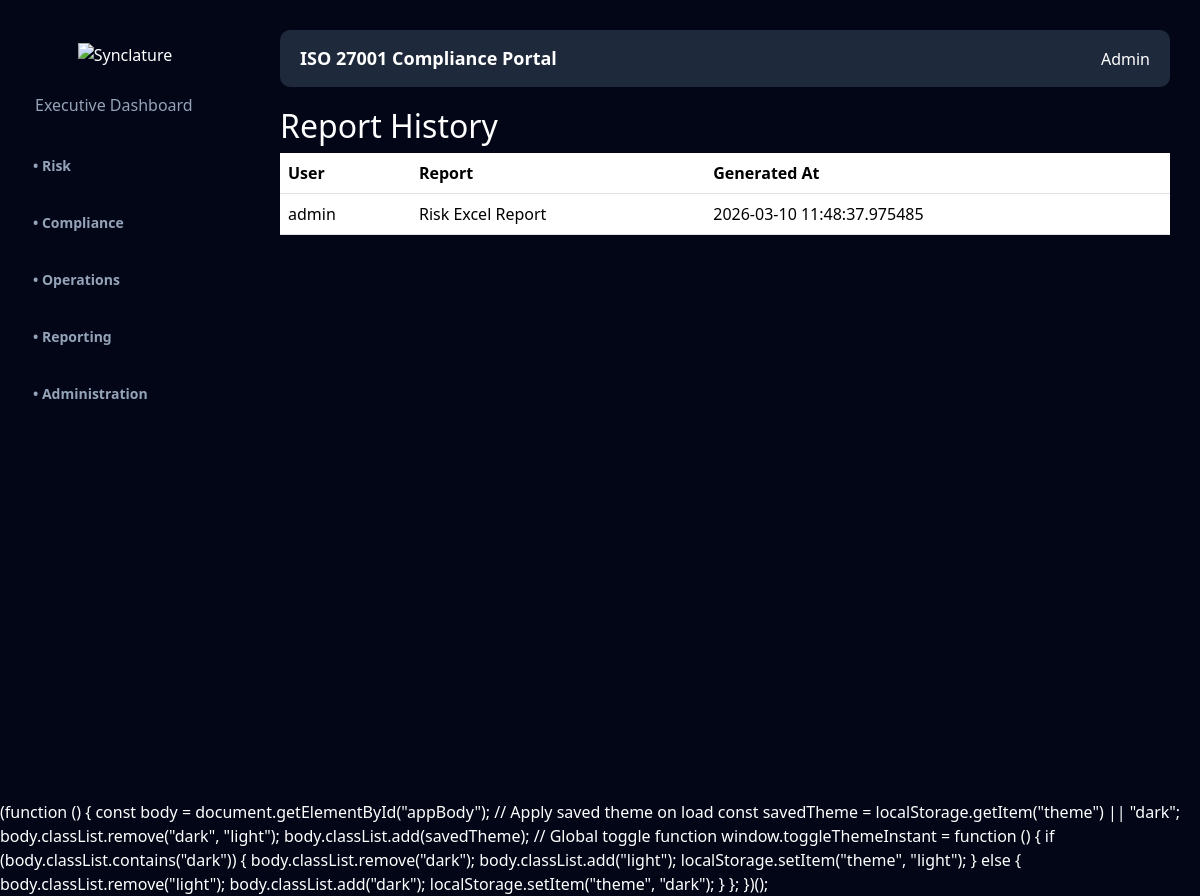
Page /report-history on the earlier database version.
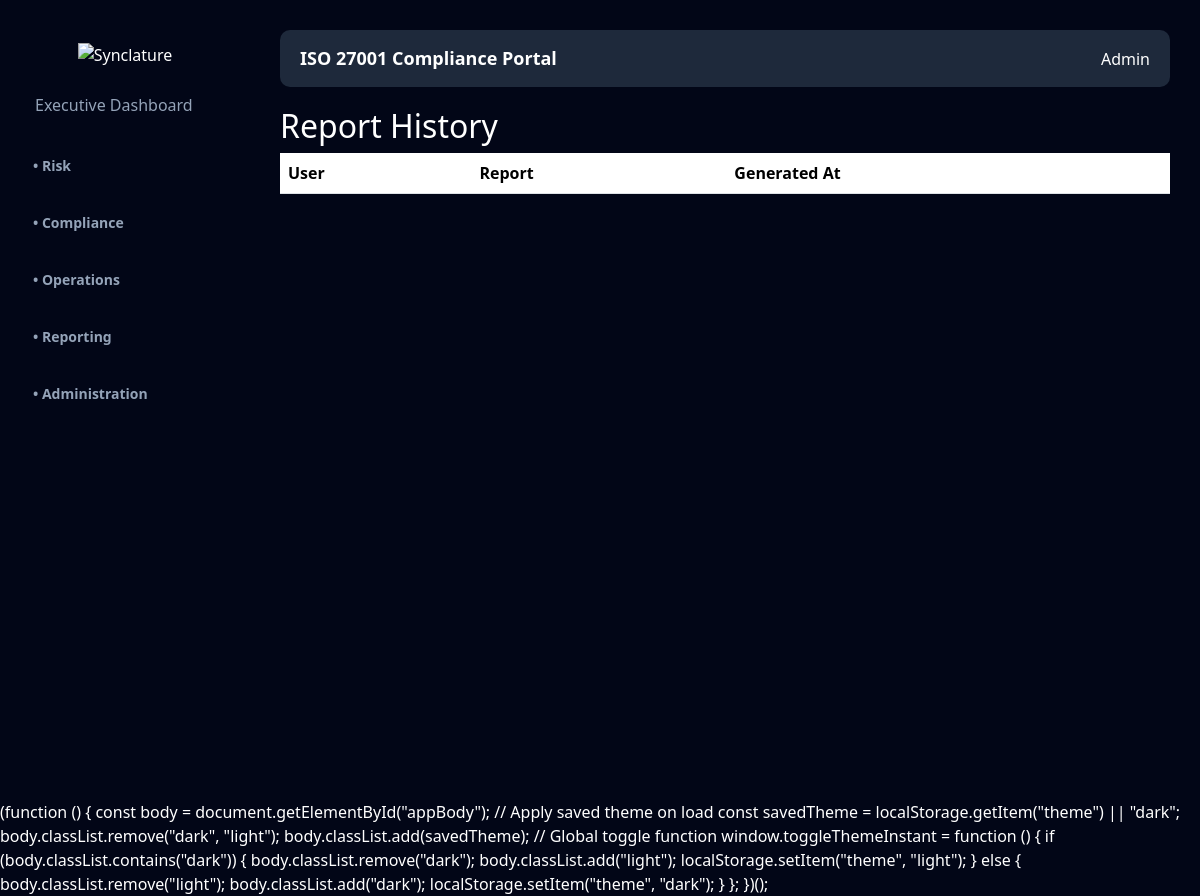
Same page on the later database version.
### models.py (models this page shows)
class ReportLog(db.Model):
    id = db.Column(db.Integer, primary_key=True)
    user = db.Column(db.String(100))
    report_type = db.Column(db.String(100))
    timestamp = db.Column(db.DateTime)

### app.py (the view)
@app.route("/report-history")
def report_history():
    logs = ReportLog.query.order_by(ReportLog.timestamp.desc()).all()
    return render_template("pages/report_history.html", logs=logs)

### app.py (called while the page is built)
@app.context_processor
def inject_theme():
    return dict(theme=session.get("theme", "dark"))

### templates/pages/report_history.html
{% extends 'base.html' %}
{% block content %}
<h2>Report History</h2>
<table class="table">
<thead>
<tr>
<th>User</th>
<th>Report</th>
<th>Generated At</th>
</tr>
</thead>
<tbody>
{% for log in logs %}
<tr>
<td>{{ log.user }}</td>
<td>{{ log.report_type }}</td>
<td>{{ log.timestamp }}</td>
</tr>
{% endfor %}
</tbody>
</table>
{% endblock %}

Differences in the rows shown:
removed ReportLog: user "admin", report_type "Risk Excel Report", timestamp "2026-03-10 11:48:37.975485"
